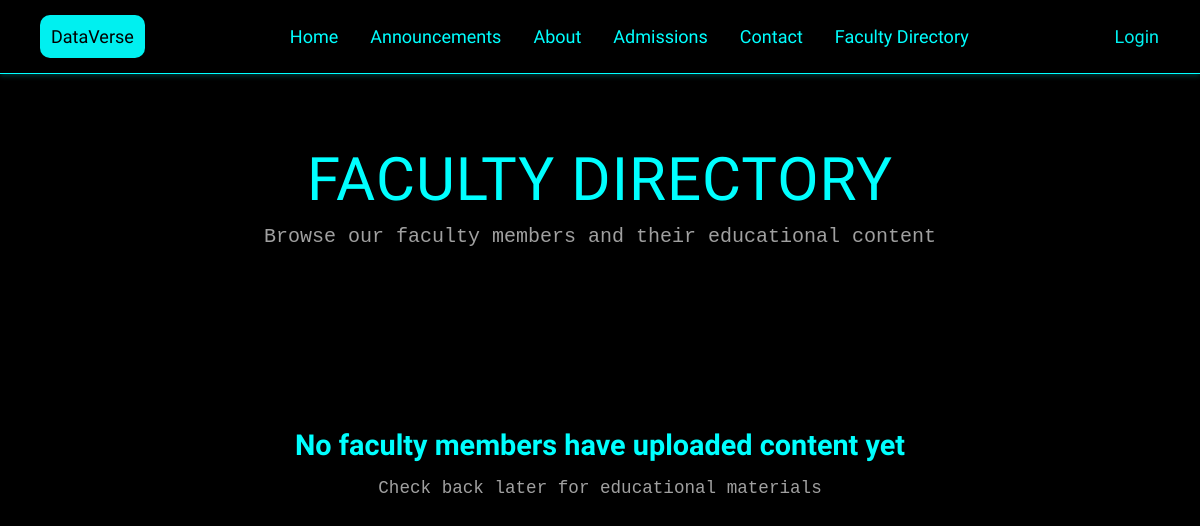
The app's page /faculty/directory/, older data.
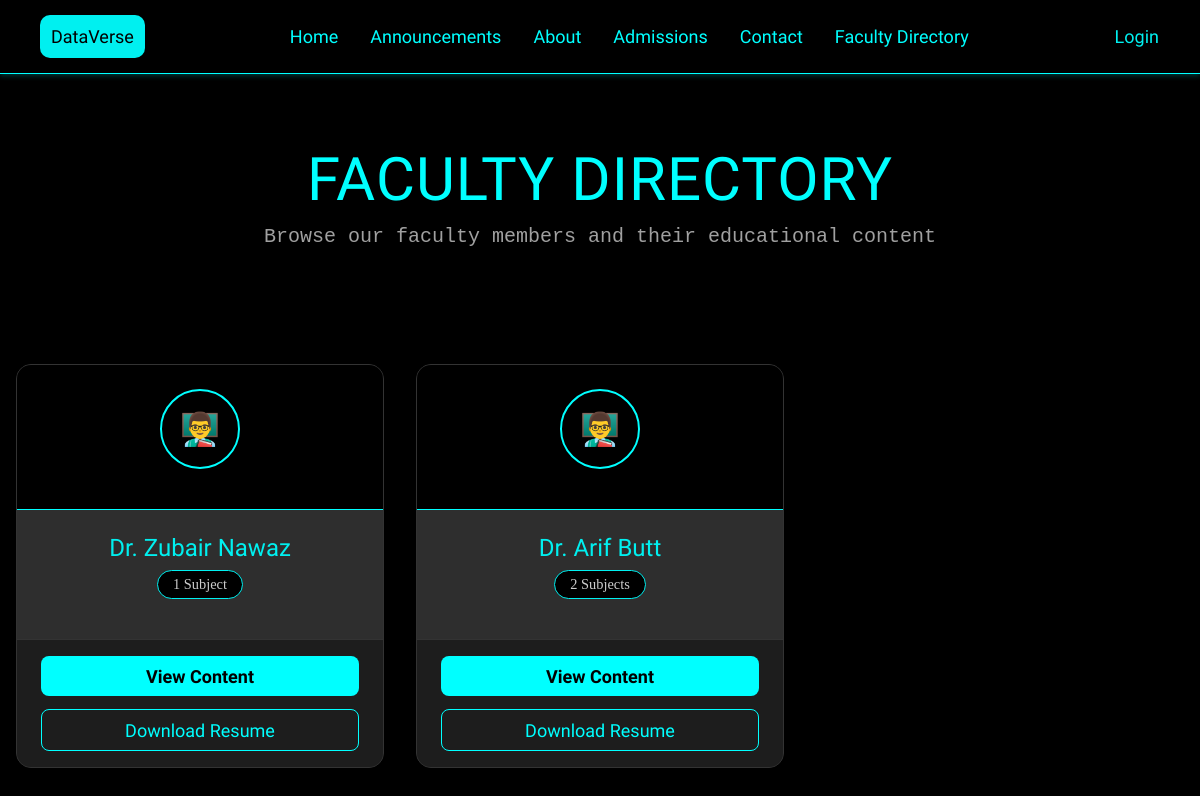
The same page, newer data.
### faculty_profiles/models.py (models this page shows, shortened)
class FacultyProfile(models.Model):
    user = models.OneToOneField(
        settings.AUTH_USER_MODEL,
        on_delete=models.CASCADE,
        related_name='Facultyprofile'    # Unique reverse accessor for this app
    )
    resume = models.FileField(upload_to="rag_chatbot/data/faculty/resumes/", blank=True, null=True)

### chatbot/models.py (models this page shows, shortened)
class CustomUser(AbstractUser):
    email = models.EmailField(unique=True, blank=False, null=False)
    full_name = models.CharField(max_length=255, blank=True, null=True)  # ✅ Add this line
    ROLE_CHOICES = (
        ('student', 'Student'),
        ('professor', 'Professor'),
    )
    role = models.CharField(max_length=10, choices=ROLE_CHOICES, default='student')

### faculty_profiles/views.py (the view)
# urls.py: path('directory/', views.faculty_directory, name='faculty_directory'),
def faculty_directory(request):
    faculty_with_content = FacultyProfile.objects.filter(subjects__lecturecontent__isnull=False).distinct()
    return render(request, "faculty_profiles/faculty_directory.html", {
        "faculty_list": faculty_with_content,
    })

### faculty_profiles/templates/faculty_profiles/faculty_directory.html (shortened to what this page needs)
{% extends "chatbot/base.html" %}
{% load static %}
{% block content %}
<div class="directory-container">
    <div class="directory-header">
        <h1>Faculty Directory</h1>
        <p>Browse our faculty members and their educational content</p>
        <div class="animation-bg">
            <div class="lines"></div>
            <div class="lines"></div>
            <div class="lines"></div>
        </div>
    </div>
    {% if faculty_list %}
        <div class="faculty-cards">
            {% for faculty in faculty_list %}
                <div class="faculty-card">
                    <div class="faculty-card-header">
                        <div class="faculty-avatar">👨‍🏫</div>
                    </div>
                    <div class="faculty-card-body">
                        <h5 class="faculty-name">
                            {{ faculty.user.full_name|default:faculty.user.username }}
                        </h5>
                        {% with subject_count=faculty.subjects.count %}
                            <div class="subject-count">
                                {{ subject_count }} Subject{{ subject_count|pluralize }}
                            </div>
                        {% endwith %}
                    </div>
                    <div class="faculty-card-footer">
                        <a href="{% url 'faculty_detail' faculty.id %}" class="btn-view">View Content</a>
                        {% if faculty.resume %}
                            <a href="{{ faculty.resume.url }}" class="btn-resume" download>Download Resume</a>
                        {% endif %}
                    </div>
                </div>
            {% endfor %}
        </div>
    {% else %}
        <div class="no-faculty">
            <h3>No faculty members have uploaded content yet</h3>
            <p>Check back later for educational materials</p>
        </div>
    {% endif %}
</div>
{% endblock %}

### chatbot/templates/chatbot/base.html (shortened to what this page needs)
{% load static %}
<!DOCTYPE html>
<html lang="en">
<head>
    <link rel="stylesheet" href="{% static 'styles/home.css' %}" />
</head>
<body>
    <section id="home">
    <nav class="navbar">
        <div class="logo"><a href="{% url 'home' %}">DataVerse</a></div>
        <ul class="nav-links">
            <li><a href="{% url 'home' %}#home">Home</a></li>
            <li><a href="{% url 'home' %}#announcements">Announcements</a></li>
            <li><a href="{% url 'home' %}#about">About</a></li>
            <li><a href="{% url 'home' %}#admissions">Admissions</a></li>
            <li><a href="{% url 'home' %}#contact">Contact</a></li>
            <li><a href="{% url 'faculty_directory' %}">Faculty Directory</a></li>
        </ul>
        <div class="profile logout-button">
            {% if user.is_authenticated %}
                <!-- <div class="user-info" >
                    <span class="user-name" >{{ user.username }}</span>
                </div> -->
                <a href="{% url 'logout' %}" class="logout-link">Logout</a>
            {% else %}
                <a href="{% url 'login' %}" class="login-link">Login</a>
            {% endif %}
        </div>
    </nav>
    {% block content %}
    {% endblock %}
</body>
</html>

### chatbot/static/styles/home.css (style rules this page uses)
* { margin: 0; padding: 0; box-sizing: border-box; }
html { scroll-behavior: smooth; }
nav ul li { font-size: larger; }
nav .logo { font-family: "Jersey 15", serif; font-weight: 30; font-style: normal; font-size: large; }
body { background: #000; color: white; overflow-x: hidden; }
.logo { padding: 10px; }
.logo a { border: 1px solid transparent; background-color: #00f0f0; padding: 10px; border-radius: 10px; color: #000; transition: background-color 0.3s ease, border-radius 0.3s ease, color 0.3s; }
.logout-button a { border-radius: 10px; border: 1px solid transparent; display: flex; padding: 10px; gap: 10px; font-size: larger; transition: background-color 0.3s ease, border-radius 0.3s ease, color 0.3s; font-family: "Jersey 15", serif; font-weight: 30; font-style: normal; font-size: large; }
.logout-button { transition: all 0.3s ease; }
.navbar { display: flex !important; justify-content: space-between; align-items: center; padding: 15px 30px; background: rgba(0, 0, 0, 0.9); border-bottom: 1px solid cyan; position: fixed; width: 100%; z-index: 100; box-shadow: 0 2px 5px rgba(0, 255, 255, 0.2); }
.nav-links { display: flex !important; text-decoration: none !important; list-style: none !important; gap: 10px; }
.nav-links a { font-family: "Jersey 15", serif; font-weight: 30; font-style: normal; font-size: large; text-decoration: none !important; color: cyan; }
.profile a { color: white !important; text-decoration: none !important; }
.profile a { color: #00f0f0 !important; }
a { text-decoration: none !important; }
ul a { text-decoration: none !important; color:#00f0f0; border-radius: 10px; border: 1px solid transparent; padding: 10px; transition: background-color 0.3s ease, border-radius 0.3s ease, color 0.3s; }
a { font-family: "Jersey 15", serif; font-weight: 30; font-style: normal; font-size: large; }

### faculty_profiles/templates/faculty_profiles/faculty_directory.html (style rules this page uses)
.directory-container { padding-top: 6rem; min-height: 100vh; background-color: #000; color: white; }
.directory-header { margin-bottom: 3rem; text-align: center; position: relative; padding: 3rem 0; }
.directory-header h1 { font-family: "Jersey 15", serif; font-weight: 30; font-style: normal; font-size: 60px; color: cyan; text-transform: uppercase; letter-spacing: 1px; margin-bottom: 10px; }
.directory-header p { font-size: 20px; margin: 10px 0 20px; color: #ffffffa0; font-family: monospace; }
.faculty-cards { display: grid; grid-template-columns: repeat(auto-fill, minmax(300px, 1fr)); gap: 2rem; max-width: 1200px; margin: 0 auto; padding: 0 1rem; }
.faculty-card { background: #2e2e2e; border-radius: 15px; overflow: hidden; box-shadow: 0px 4px 6px rgba(0, 0, 0, 0.3); transition: transform 0.3s ease; display: flex; flex-direction: column; border: 1px solid #333; }
.faculty-card-header { background: #000; border-bottom: 1px solid cyan; padding: 1.5rem; text-align: center; }
.faculty-avatar { width: 80px; height: 80px; background-color: #000; border-radius: 50%; margin: 0 auto 1rem; display: flex; align-items: center; justify-content: center; font-size: 2rem; border: 2px solid cyan; }
.faculty-card-body { padding: 1.5rem; flex-grow: 1; display: flex; flex-direction: column; }
.faculty-name { font-family: "Jersey 15", serif; font-weight: 30; font-style: normal; font-size: 1.5rem; margin-bottom: 0.5rem; color: #00f0f0; text-align: center; }
.subject-count { background-color: #000; padding: 5px 15px; border-radius: 20px; font-size: 0.9rem; color: #ccc; display: inline-block; margin: 0 auto 1rem; border: 1px solid #00f0f0; text-align: center; }
.faculty-card-footer { padding: 1rem 1.5rem; background-color: #1d1d1d; border-top: 1px solid #333; }
.btn-view { background-color: cyan; color: black; border: none; border-radius: 8px; padding: 0.6rem 1.2rem; font-weight: bold; font-size: 18px; transition: all 0.3s ease; text-decoration: none; display: inline-block; width: 100%; text-align: center; font-family: "Jersey 15", serif; }
.btn-resume { background-color: transparent; color: cyan; border: 1px solid cyan; border-radius: 8px; padding: 0.6rem 1.2rem; font-weight: 500; margin-top: 0.8rem; transition: all 0.3s ease; text-decoration: none; display: inline-block; width: 100%; text-align: center; font-family: "Jersey 15", serif; }
.animation-bg { position: absolute; top: 0; left: 0; width: 100%; height: 100%; z-index: -1; }
.lines { position: absolute; top: 0; left: 0; right: 0; height: 100%; margin: auto; width: 90vw; z-index: -1; }

Row changes from the older to the newer data that the page shows:
added FacultyProfile: user.full_name "Dr. Zubair Nawaz", subjects.count "1"
added FacultyProfile: user.full_name "Dr. Arif Butt", subjects.count "2"
Text that changed along with them:
text no longer shown: "No faculty members have uploaded content yet Check back later for educational materials"
